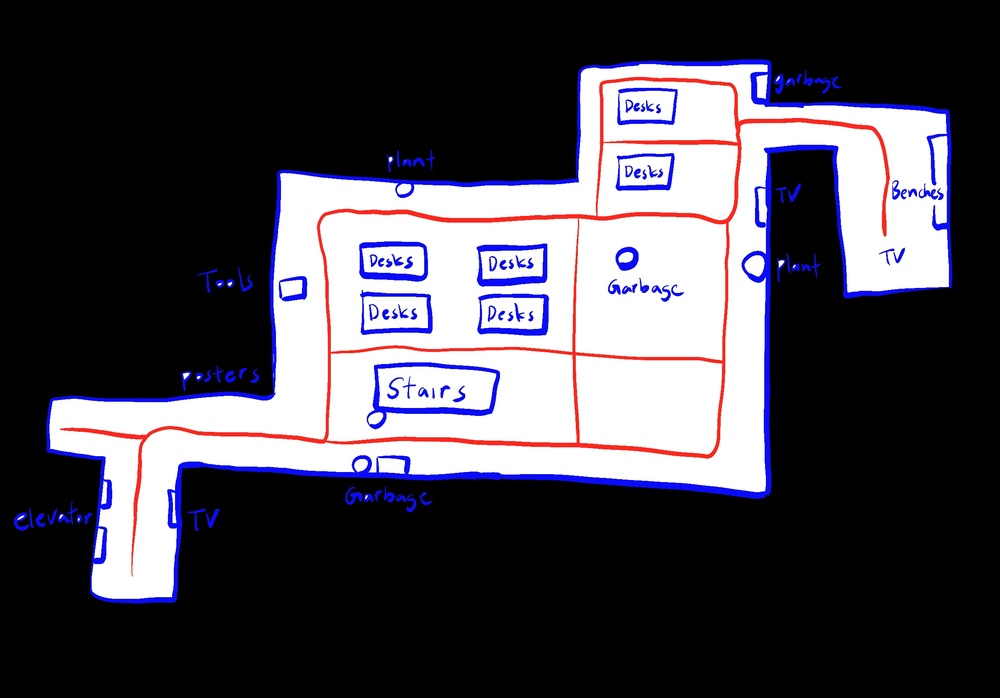
#> input picture misc/process_hdmaps/hw_full.jpg, 1000 x 698 px, shrunk from 2388 x 1668 before the run, found by its file name; the run also reads 1 picture not shown here
$ python generate_topomap.py
#> lines starting #> are read from the running program, lines starting #| are printed output that depends on the picture
from PIL import Image
import numpy as np
from sklearn.cluster import KMeans
import matplotlib.pyplot as plt
import networkx as nx
from skimage.draw import line
import pickle

# Authentication to Google API
import io
import os
from google.cloud import vision
os.environ['GOOGLE_APPLICATION_CREDENTIALS'] = '/home/asblab/aaron/s3/process_hdmaps/meta-coyote-419915-054216820d79.json'
from PIL import Image, ImageDraw

def quantize_image(image_np, n_colors):
    """
    This function quantizes an image into a specified number of colors using KMeans clustering.
    It reduces the color palette of the image to 'n_colors' colors, which can be useful for image compression
    or simplifying the image for further processing.

    Parameters:
    - image_np: A numpy array of the image to be quantized. Expected to be in the format (height, width, 3) for RGB images.
    - n_colors: The number of colors to reduce the image to.

    Returns:
    - quantized_image: The quantized image as a numpy array of the same shape as 'image_np' but with reduced color palette.
    """

    # Reshaping the image into a 2D array where each row represents a pixel and the three columns represent the RGB values.
    # This is necessary because KMeans clustering expects data in this format.
    pixels = image_np.reshape(-1, 3)

    # Performing KMeans clustering on the reshaped image data. 'n_clusters' is set to the desired number of colors.
    # The fit method finds the best 'n_colors' clusters of pixels in the color space of the image.
    kmeans = KMeans(n_clusters=n_colors)
    kmeans.fit(pixels)

    # Replacing each pixel's color with the color of the cluster center it belongs to.
    # 'kmeans.labels_' gives the cluster assignment for each pixel, and 'kmeans.cluster_centers_' gives the color of each cluster center.
    # This step effectively reduces the image's color palette to 'n_colors' colors.
    new_pixels = kmeans.cluster_centers_[kmeans.labels_]

    # Reshaping the quantized pixels back to the original image shape to get the quantized image.
    # The data type is set to 'uint8' to represent pixel values as integers between 0 and 255.
    quantized_image = new_pixels.reshape(image_np.shape).astype('uint8')

    return quantized_image


def create_indexed_color_image_at_resolution(quantized_image_np, target_width):
    """
    Create an indexed color image at a user specified resolution, maintaining the aspect ratio.

    Parameters:
    - quantized_image_np: Numpy array of the quantized image.
    - target_width: The target width for the output image.

    Returns:
    - indexed_color_image_resized: The indexed color image at the specified resolution.
    """
    from skimage.transform import resize

    # Calculate the new height to maintain the aspect ratio
    aspect_ratio = quantized_image_np.shape[0] / quantized_image_np.shape[1]
    target_height = int(target_width * aspect_ratio)

    # Resize the quantized image to the target resolution
    quantized_image_resized = resize(quantized_image_np, (target_height, target_width),
                                      order=0, preserve_range=True, anti_aliasing=False).astype(int)

    # Calculate unique colors in the resized image
    unique_colors_resized, counts_resized = np.unique(quantized_image_resized.reshape(-1, 3), axis=0, return_counts=True)

    # Create a 2D array to hold the index of the color for each pixel in the resized image
    indexed_color_image_resized = np.zeros((target_height, target_width), dtype=int)

    # Iterate over unique colors to create a mapping from color to index for the resized image
    color_to_index_resized = {tuple(color): idx for idx, color in enumerate(unique_colors_resized)}

    # Populate the indexed_color_image_resized with the index of each pixel's color
    for i in range(target_height):
        for j in range(target_width):
            indexed_color_image_resized[i, j] = color_to_index_resized[tuple(quantized_image_resized[i, j])]

    return indexed_color_image_resized


# Function to calculate Euclidean distance between two points
def calculate_distance(point1, point2):
    return np.sqrt((point1[0] - point2[0])**2 + (point1[1] - point2[1])**2)


# Function to draw a line and return pixel values along the line
def get_line_pixel_values(img, start, end):
    # Use skimage's line function to get pixel coordinates
    rr, cc = line(start[0], start[1], end[0], end[1])  # Note: line expects (y, x) format for start and end
    # Sample the pixel values along the line
    pixel_values = img[rr, cc]
    return pixel_values


def find_and_plot_centroids(image, cell_value, n_clusters):
    """
    Find centroids of clusters formed by cells with a specific value in an image,
    plot these centroids on the image, and save the figure.

    Parameters:
    - image: Numpy array of the indexed color image.
    - cell_value: The cell value to cluster.
    - n_clusters: Number of clusters to form.
    """
    # Step 1: Extract coordinates of cells with the specified value
    coords = np.column_stack(np.where(image == cell_value))

    # Step 2: Use KMeans to cluster these coordinates
    kmeans = KMeans(n_clusters=n_clusters)
    kmeans.fit(coords)
    centroids = kmeans.cluster_centers_

    # Step 3: Round centroids to nearest integer to use as indices (2D pixel values)
    centroids = np.rint(centroids).astype(int)

    return centroids


def create_fully_connected_graph(centroids):
    """
    Create a fully connected graph from a list of centroids.

    Parameters:
    - centroids: A list of centroids where each centroid is a tuple or list of (y, x) coordinates.

    Returns:
    - G: A fully connected networkx graph with nodes positioned at the centroids.
    """
    G = nx.Graph()

    # Add nodes with centroids positions
    for i, centroid in enumerate(centroids):
        G.add_node(i, pos=(centroid[1], centroid[0]))


    # Add nodes with centroids positions
    for i, centroid in enumerate(centroids):
        # Note: centroid is expected in (y, x) format, but pos is stored as (x, y) for consistency with plotting
        G.add_node(i, pos=(centroid[1], centroid[0]))

    # Connect each node to every other node (fully connected graph)
    for i in G.nodes:
        for j in G.nodes:
            if i != j:
                G.add_edge(i, j)

    pos = nx.get_node_attributes(G, 'pos')

    return G, pos


def calculate_max_distance_for_edges(G, pos, weight_multiplier=10, default_distance=100):
    """
    Calculate the maximum distance to set for edges in a graph based on the average of the shortest distances
    between each node and its nearest neighbor, adjusted by a weight multiplier.

    Parameters:
    - G: The graph (networkx.Graph).
    - pos: Dictionary of node positions {node: (x, y)}.
    - weight_multiplier: Multiplier to adjust the average shortest distance (default: 1.6).
    - default_distance: Default max distance in case there are no distances (default: 100).

    Returns:
    - max_distance: The calculated maximum distance to use for setting edges.
    """
    shortest_distances = []

    # Iterate through each node in the graph
    for node in G.nodes:
        node_pos = pos[node]
        distances = []
        # Calculate distance from this node to all other nodes
        for neighbor in G.nodes:
            if node != neighbor:
                neighbor_pos = pos[neighbor]
                distance = calculate_distance(node_pos, neighbor_pos)
                distances.append(distance)
        # Find the shortest distance for this node
        if distances:
            shortest_distances.append(min(distances))

    # Calculate the average of these shortest distances
    if shortest_distances:
        average_shortest_distance = np.mean(shortest_distances)
        max_distance = average_shortest_distance * weight_multiplier
    else:
        max_distance = default_distance  # Default value in case there are no distances

    return max_distance


def prune_graph_edges(G, max_distance, threshold_percentage, pos, color_image):
    """
    Prune edges from the graph based on two criteria:
    1. Remove edges where the percentage of a specific value (2) along the line between nodes is below a threshold.
    2. Remove edges that exceed a specified maximum distance.

    Parameters:
    - G: The input graph to be pruned.
    - max_distance: The maximum allowed distance between nodes for an edge to be retained.
    - threshold_percentage: The minimum percentage of a specific value (2) required along the line between nodes.
    - pos: Dictionary of node positions {node: (x, y)}.
    - indexed_color_image_resized: The indexed color image resized to the target width.

    Returns:
    - G_pruned: The pruned graph.
    """
    # Create a copy of the graph to modify
    G_pruned = G.copy()

    # First, prune based on the threshold percentage
    for edge in G_pruned.edges():
        node, neighbor = edge
        node_pos = pos[node]
        neighbor_pos = pos[neighbor]

        # Convert positions from (x, y) to (y, x) because image arrays are indexed as [row, column]
        node_pos_yx = (node_pos[1], node_pos[0])
        neighbor_pos_yx = (neighbor_pos[1], neighbor_pos[0])


        # Get pixel values along the line between node and neighbor
        line_pixel_values = get_line_pixel_values(color_image, node_pos_yx, neighbor_pos_yx)

        # Calculate unique values and their counts
        unique_values, counts = np.unique(line_pixel_values, return_counts=True)

        # [9 lines of commented-out code are left out]
        target_color_index = len(unique_values) - 1  # Index of the last unique value
        target_color = unique_values[target_color_index]

        # Calculate the percentage of the target color along the line
        if target_color in unique_values:
            index_of_target_color = np.where(unique_values == target_color)[0][0]
            percentage_of_target_color = (counts[index_of_target_color] / sum(counts)) * 100
            if percentage_of_target_color < threshold_percentage:
                # Remove the edge if it doesn't meet the threshold
                G_pruned.remove_edge(node, neighbor)
        else:
            # Remove the edge if 2 is not among the unique values
            G_pruned.remove_edge(node, neighbor)

    # Then, prune based on the maximum distance
    for edge in list(G_pruned.edges()):
        node, neighbor = edge
        node_pos = pos[node]
        neighbor_pos = pos[neighbor]

        # Convert positions from (x, y) to (y, x) for distance calculation
        node_pos_yx = (node_pos[1], node_pos[0])
        neighbor_pos_yx = (neighbor_pos[1], neighbor_pos[0])

        # Calculate the distance between the node and its neighbor
        distance = calculate_distance(node_pos_yx, neighbor_pos_yx)

        # Check if the distance exceeds the maximum allowed distance
        if distance > max_distance:
            G_pruned.remove_edge(node, neighbor)

    return G_pruned


# [131 lines left out: functions draw_bounding_boxes, add_nodes_and_edges, create_text_centroid_dict, not called in this run]


def generate_graph(centroids, threshold_percentage, indexed_color_image_resized_modified, start_corner='bottom_left'):
    """
    Generates a pruned graph from given centroids, applying a threshold percentage for pruning edges
    and reordering nodes from a specified corner in a diagonal ordering.

    Parameters:
    - centroids: A list of centroids where each centroid is a tuple or list of (y, x) coordinates.
    - threshold_percentage: The minimum percentage of a specific value required along the line between nodes for an edge to be retained.
    - indexed_color_image_resized_modified: The indexed color image after modification, used for determining the percentage of a specific value along the edge.
    - start_corner: The corner from which to start the node ordering ('top_left', 'bottom_left', 'top_right', 'bottom_right').

    Returns:
    - pruned_G: The pruned and reordered graph.
    """
    # Create a fully connected graph based on centroids
    G, pos = create_fully_connected_graph(centroids)
    max_distance = calculate_max_distance_for_edges(G, pos, weight_multiplier=1.5)

    # Prune graph edges based on the maximum distance and threshold percentage
    pruned_G = prune_graph_edges(G, max_distance, threshold_percentage, pos, indexed_color_image_resized_modified)

    # Determine sorting key based on the start_corner
    if start_corner == 'bottom_right':
        sort_key = lambda x: x[1][0] + x[1][1]
    elif start_corner == 'top_right':
        sort_key = lambda x: -x[1][0] + x[1][1]
    elif start_corner == 'bottom_left':
        sort_key = lambda x: x[1][0] - x[1][1]
    elif start_corner == 'top_left':
        sort_key = lambda x: -x[1][0] - x[1][1]
    else:
        raise ValueError("Invalid start_corner value. Choose from 'top_left', 'bottom_left', 'top_right', 'bottom_right'.")

    # Reordering nodes of pruned_G based on the specified corner
    sorted_nodes = sorted(pruned_G.nodes(data='pos'), key=sort_key)
    mapping = {node[0]: i for i, node in enumerate(sorted_nodes)}  # Create a mapping for node renaming

    # Relabel nodes based on the specified order
    pruned_G = nx.relabel_nodes(pruned_G, mapping)

    return pruned_G


def draw_graph_on_image(hdmap_image, pruned_G, output_path, nodes_to_keep):
    """
    Draws a graph on top of a hand-drawn map image and saves the result.

    Parameters:
    - hdmap_image: The hand-drawn map image (PIL Image or numpy array).
    - pruned_G: The pruned graph (networkx.Graph).
    - output_path: The file path to save the resulting image.
    - nodes_to_keep: List of numeric nodes to keep or ['all'] to keep all nodes.

    Returns:
    - None
    """
    # Make a copy of the pruned graph
    G_copy = pruned_G.copy()

    if nodes_to_keep != ['all']:
        # Identify all nodes to keep, including their non-numeric neighbors
        nodes_to_keep_set = set(nodes_to_keep)
        for node in nodes_to_keep:
            neighbors = list(G_copy.neighbors(node))
            for neighbor in neighbors:
                if not str(neighbor).isdigit():  # Check if the neighbor is non-numeric
                    nodes_to_keep_set.add(neighbor)

        # Remove nodes that are not in the nodes_to_keep_set
        nodes_to_remove = set(G_copy.nodes) - nodes_to_keep_set
        G_copy.remove_nodes_from(nodes_to_remove)

    # Plot the new graph on top of the image
    plt.imshow(hdmap_image)  # Display the hand-drawn map
    pos = nx.get_node_attributes(G_copy, 'pos')  # Get positions of all nodes
    numeric_nodes = {node for node in G_copy.nodes if str(node).isdigit()}
    non_numeric_nodes = set(G_copy.nodes) - numeric_nodes  # non numeric nodes are landmarks

    nx.draw_networkx_nodes(G_copy, pos, nodelist=numeric_nodes, node_color='orange', node_size=200)
    for node in non_numeric_nodes:  # make the non numeric nodes brown
        nx.draw_networkx_nodes(G_copy, pos, nodelist=[node], node_color='brown', node_shape='o', node_size=800)

    nx.draw_networkx_labels(G_copy, pos, font_size=5, font_color='black', labels={node: node for node in non_numeric_nodes})
    nx.draw_networkx_labels(G_copy, pos, font_size=7, font_color='black', labels={node: node for node in numeric_nodes})
    # nx.draw_networkx_edges(G_copy, pos, edge_color='black')

    plt.axis('tight')
    plt.axis('off')
    plt.savefig(output_path, bbox_inches='tight', dpi=300)
    plt.close()


if __name__ == "__main__":

    # define some variables
    n_colors = 4     # Let's assume the user specified 3 colors
    n_clusters = 39  # Number of clusters for free space (number of nodes)
    threshold_percentage = 98 # User-defined threshold for deciding if an edge should be kept based on pixel values

    # Load the image
    image_path = '/home/asblab/aaron/s3/process_hdmaps/hw_full.jpg'
    image = Image.open(image_path)
#> image is the input picture: PIL image 1000x698 RGB; mean R, G, B 72.9, 70.1, 78.5

    # crop image until the first non white pixel is found, quantize it, and then downsize if necessary
    bbox = image.getbbox()
#> bbox = (0, 47, 961, 609)
    cropped_image = image.crop(bbox)
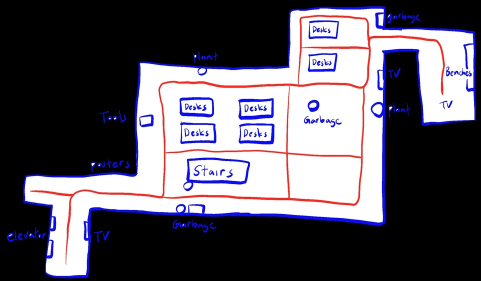
#> cropped_image: PIL image 961x562 RGB (shown at 1/2 size); mean R, G, B 94.3, 90.6, 101.4
    image_np = np.array(cropped_image) # Convert the image into numpy array, image_np.shape = (height, width, 3)
    quantized_image_np = quantize_image(image_np, n_colors) # Quantize the image
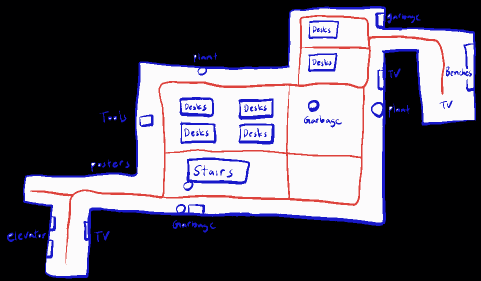
#> quantized_image_np: shape (562, 961, 3) (shown at 1/2 size); mean R, G, B 94, 90.4, 100.8
    target_width = quantized_image_np.shape[1]  # User specified width to downsize input image if necessary

    # Also calculate and print the number of unique colors after quantization
    unique_colors_after, counts_after = np.unique(quantized_image_np.reshape(-1, quantized_image_np.shape[2]), axis=0, return_counts=True)
#> unique_colors_after = [[0, 0, 1], [24, 24, 202], [221, 66, 60], [252, 251, 252]]; counts_after = [310783, 29226, 11436, 188637]
    unique_colors_counts_after = {f"#{color[0]:02x}{color[1]:02x}{color[2]:02x}": count for color, count in zip(unique_colors_after, counts_after)} # Dictionary to hold color codes (in hex) and counts
#> unique_colors_counts_after = {'#000001': 310783, '#1818ca': 29226, '#dd423c': 11436, '#fcfbfc': 188637}
    # print("Unique colors and their counts after quantization: ", unique_colors_counts_after)

    # This block performs three main tasks:
    # 1. Initializes a 2D array 'indexed_color_image' with zeros, matching the dimensions of 'quantized_image_np', to store color indices for each pixel.
    # 2. Sorts the unique colors, ensuring white (ideally #fefefe) is positioned last in 'sorted_unique_colors_after' for consistent color indexing.
    # 3. Creates a dictionary 'color_to_index' mapping each unique color to an index, based on their sorted order in 'sorted_unique_colors_after'.
    indexed_color_image = np.zeros((quantized_image_np.shape[0], quantized_image_np.shape[1]), dtype=int)
    sorted_unique_colors_after = sorted(unique_colors_after, key=lambda color: (color != [254, 254, 254]).all())
#> sorted_unique_colors_after has the same summary as unique_colors_after
    color_to_index = {tuple(color): idx for idx, color in enumerate(sorted_unique_colors_after)}
#> color_to_index = {(0, 0, 1): 0, (24, 24, 202): 1, (221, 66, 60): 2, (252, 251, 252): 3}

    # This section of code is responsible for two main tasks:
    # 1. Mapping each pixel in the quantized image to its corresponding color index and populating 'indexed_color_image' with these indices.
    # 2. Resizing the indexed color image to a specified target width while maintaining the aspect ratio.
    for i in range(quantized_image_np.shape[0]):
        for j in range(quantized_image_np.shape[1]):
            # Assign the index of the color of the current pixel to the indexed color image
            indexed_color_image[i, j] = color_to_index[tuple(quantized_image_np[i, j])]
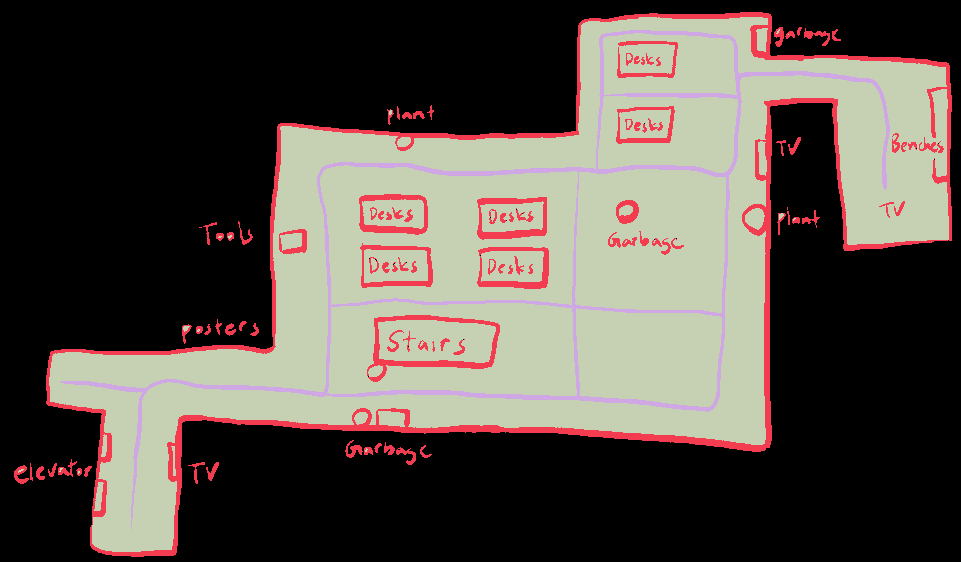
#> indexed_color_image: shape (562, 961) int64; 4 distinct labels, from 0 to 3; one colour per label, 0 black

    # Resize the indexed color image to the target width and save the result
    indexed_color_image_resized = create_indexed_color_image_at_resolution(quantized_image_np, target_width)
#> in create_indexed_color_image_at_resolution, `unique_colors_resized, counts_resized = np.unique(quantized_image_resi..`: unique_colors_resized has the same summary as unique_colors_after outside create_indexed_color_image_at_resolution; counts_resized = [310783, 29226, 11436, 188637]
#> in create_indexed_color_image_at_resolution, `color_to_index_resized = {tuple(color): idx for idx, color in enumerat..`: color_to_index_resized has the same summary as color_to_index outside create_indexed_color_image_at_resolution
    # plt.imsave(f'/home/asblab/aaron/s3/process_hdmaps/resized_{target_width}.png', indexed_color_image_resized)

    # Find and plot centroids
    centroids = find_and_plot_centroids(indexed_color_image_resized, cell_value=2, n_clusters=n_clusters)
#> in find_and_plot_centroids, `coords = np.column_stack(np.where(image == cell_value))`: coords = 11436 pairs, first value 30 to 528, second value 60 to 892
#> centroids = 39 pairs, first value 34 to 471, second value 92 to 885
    indexed_color_image_resized_modified = indexed_color_image_resized.copy()
    indexed_color_image_resized_modified[indexed_color_image_resized == 2] = 3
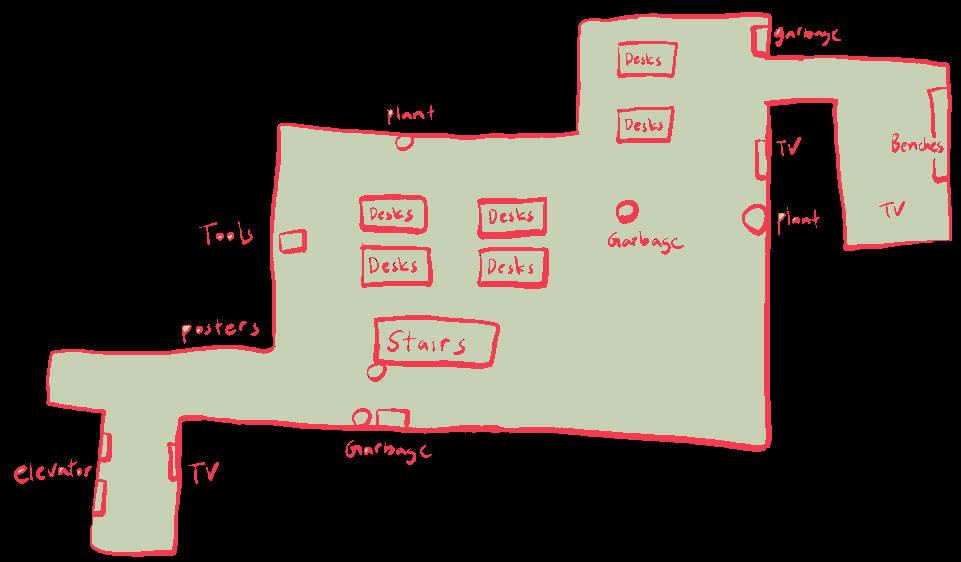
#> indexed_color_image_resized_modified: shape (562, 961) int64; 3 distinct labels, from 0 to 3; one colour per label, 0 black
    # print("centroids: ", centroids)
    # Save the indexed color image at the new resolution with the target_width in the filename
    # plt.imsave(f'/home/asblab/aaron/s3/process_hdmaps/resized_{target_width}_nopath.png', indexed_color_image_resized_modified)

    # Create a fully connected graph based on centroids
    pruned_G = generate_graph(centroids, threshold_percentage, indexed_color_image_resized_modified)
#> the loop in create_fully_connected_graph, `for i, centroid in enumerate(centroids):` made 39 passes
#> centroid on passes 1 to 8: [392, 412], [168, 585], [471, 135], [181, 724], [405, 666], [240, 326], [311, 643], [39, 619]
#> (the rest of the program and of its run is left out)
